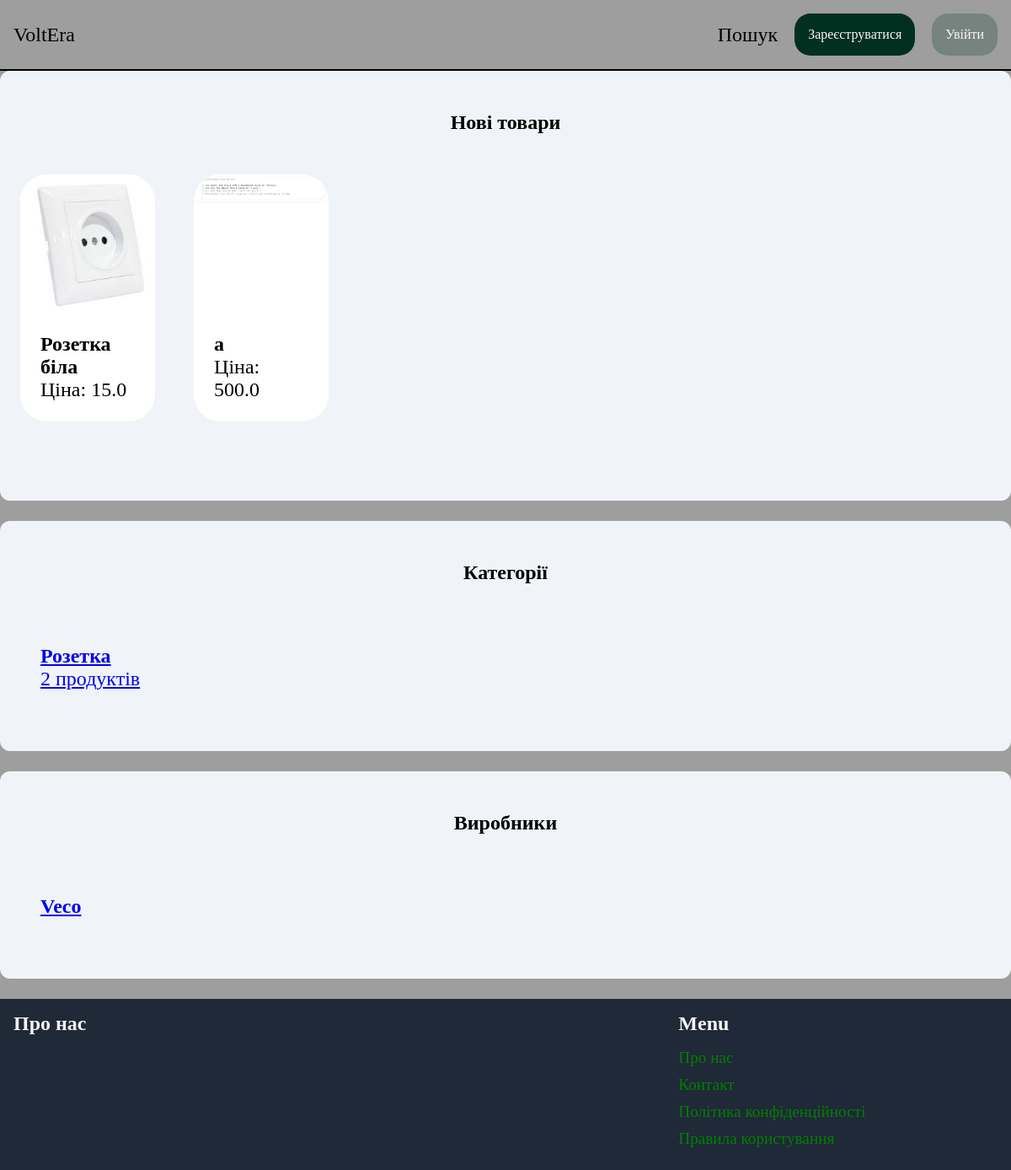
The page / on the database its author committed.
### item/models.py (models this page shows, shortened)
class Item(models.Model):
    image = models.ImageField(upload_to='item_images',blank=True)
    name = models.CharField(max_length=255)
    desctiption = models.TextField(blank=True, null=True)
    is_sold= models.BooleanField(default=False)
    count = models.IntegerField(validators=[MinValueValidator(0)])
    category = models.ForeignKey(Category,related_name='items',on_delete=models.SET_NULL, null=True)
    producer = models.ForeignKey(Producer,related_name='items',on_delete=models.SET_NULL, null=True)
    seria= models.ForeignKey(Seria,related_name='items',on_delete=models.SET_NULL, null=True)
    tegs = models.ManyToManyField(Teg, related_name='items', blank=True, null=True)
    price = models.FloatField()
    class Meta:
        ordering=('name',)
        verbose_name_plural = 'Товари'

class Category(models.Model):
    name= models.CharField(max_length=255)
    class Meta:
        ordering=('name',)
        verbose_name_plural = 'Категорії'

class Producer(models.Model):
    name= models.CharField(max_length=255)
    class Meta:
        ordering=('name',)
        verbose_name_plural = 'Виробники'

### core/views.py (the view)
# urls.py: path('',views.index,name='index'),
def index(request):
    items=Item.objects.filter(is_sold=False)[0:6] #відображення 6 айтемів
    categories = Category.objects.all()
    producers = Producer.objects.all()[0:6]
    return render(request,'core/index.html',{
                  'categories': categories,
                  'items':items,
                  'producers':producers})

### core/templates/core/index.html (shortened to what this page needs)
{% extends 'core/base.html' %}
{% block content %}
 <div class="Front-page-div">
    <h2 class ="Front-page-div_h2">Нові товари</h2>
    <div class="Front-page-div-item">
        {% for item in items %}
            <div class="ittem-container">
                <a href="{% url 'item:detail' item.id %}" class="ittem-a reset">
                    <div>
                        <img src="{{ item.image.url }}" class="rounded-image">
                    </div>
                    <div class="down-item">
                        <h2 class="text-size">{{ item.name }}</h2>
                        <p class="text-size">Ціна: {{item.price}}</p>
                    </div>
                </a>
            </div>
        {% endfor %}
    </div>
 </div>
<div class="Front-page-div">
    <h2 class ="Front-page-div_h2">Категорії</h2>
    <div class="Front-page-div-item">
        {% for category in categories %}
        <div>
            <a href="{% url 'item:items' %}?category={{ category.id }}">
                <div class="down-item">
                    <h2 class="text-size">{{ category.name }}</h2>
                    <p class="text-size">{{ category.items.count }} продуктів</p>
                </div>
            </a>
        </div>
        {% endfor %}
    </div>
</div>
<div class="Front-page-div">
    <h2 class ="Front-page-div_h2">Виробники</h2>
    <div class="Front-page-div-item">
        {% for producer in producers %}
        <div>
            <a href="{% url 'item:items' %}?producer={{ producer.id }}">
                <div class="down-item">
                    <h2 class="text-size">{{ producer.name }}</h2>
                </div>
            </a>
        </div>
        {% endfor %}
    </div>
</div>
{% endblock %}

### core/static/css/styles.css (style rules this page uses)
:root { --BORDER-COLOR:gray; --BORDER-SIZE:2px; --TEXT-SIZE:1.5rem; --PADDING:1rem; --BG-COLOR: rgb(31 41 55); --TEXT-COLOR: whitesmoke; }
* { margin: 0; }
.reset { all:unset; list-style: none; }
.text-size { font-size: var(--TEXT-SIZE); }
.Front-page-div { margin-bottom: 1.5rem; padding-left: 1.5rem; padding-right: 1.5rem; padding-top: 3rem; padding-bottom: 3rem; background-color: #f0f4f8; border-radius: 0.75rem; }
.Front-page-div_h2 { margin-bottom: 3rem; font-size: 1.5rem; text-align: center; }
.rounded-image { border-top-left-radius: 2rem; border-top-right-radius: 2rem; width: 10rem; }
.down-item { padding: 1.5rem; border-bottom-left-radius: 0.75rem; }
.body-stle-main { background-color: #9E9E9E; }
.ittem-container { margin-bottom: 4%; width: 160px; background-color: #ffffff; transition: border 0.3s ease, background-color 0.3s ease; border-radius: 2rem; }
.Front-page-div-item { display: flex; flex-wrap: wrap; gap: 4%; }
.ittem-a { display: flex; flex-direction: column; height: 100%; justify-content: space-between; }

### rows shown on the page
Item: image (picture), name "Розетка біла", price "15.0"
Item: image (picture), name "а", price "500.0"
Category: name "Розетка", items.count "2"
Producer: name "Veco"
